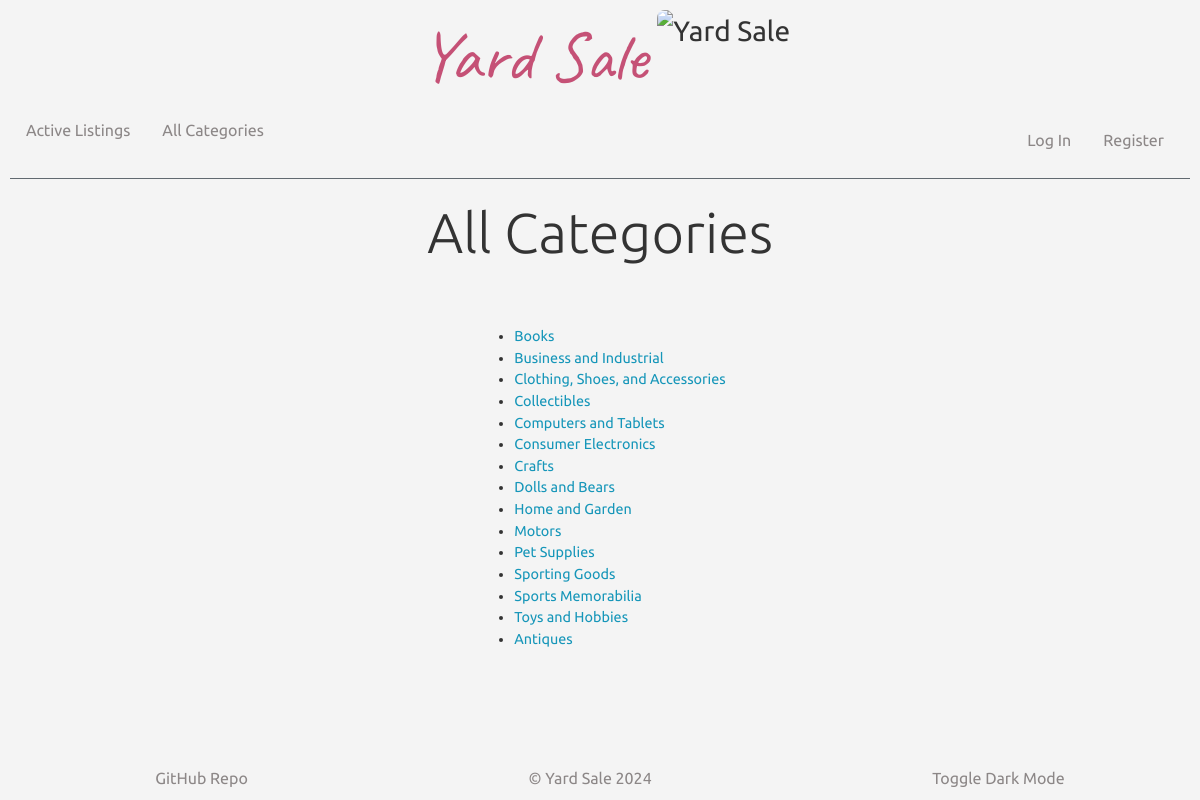
The page /categories on the database its author committed.
### auctions/models.py (models this page shows, shortened)
class Category(models.Model):
    category = models.CharField(max_length=64)
    description = models.TextField(blank=True)

### auctions/views.py (the view)
# urls.py: path('categories', views.categories, name="categories"),
def categories(request):
    categories = Category.objects.all()
    return render(request, "auctions/categories.html", {
        "categories": categories
    })

### auctions/templates/auctions/categories.html (shortened to what this page needs)
{% extends "auctions/layout.html" %} {% block title %} Categories {% endblock %}
 {% block body %}
<div class="categories-content">
  <h1>All Categories</h1>
  <ul>
    {% for category in categories %}
    <li class="categories-li">
      <a href="{% url 'category' category.id %}">{{ category.category }}</a>
    </li>
    {% endfor %}
  </ul>
</div>
{% endblock %}

### auctions/templates/auctions/layout.html (shortened to what this page needs)
{% load static %}
<!DOCTYPE html>
<html lang="en">
    <head>
        <link rel="stylesheet" href="https://stackpath.bootstrapcdn.com/bootstrap/4.4.1/css/bootstrap.min.css">
        <link href="{% static 'auctions/styles.css' %}" rel="stylesheet">
    </head>
    <body class="light-mode">
        <div class="hero">
            <h1 class="yard-sale">Yard Sale</h1>
            <img id="standard-hero" class="visible-hero" src="https://i.imgur.com/je1SZ7K.png" alt="Yard Sale" style="height:100px">
        </div>
        <div class="nav-container">
            <ul class="nav">
                {% if user.is_authenticated %}
                    {% block navbar %}{% endblock %}
                {% else %}
                    <li class="nav-item">
                        <a class="nav-link" href="{% url 'index' %}">Active Listings</a>
                    </li>
                    <li class="nav-item">
                        <a class="nav-link" href="{% url 'categories' %}">All Categories</a>
                    </li>
                {% endif %}
            </ul>
            <div class="user-status">
                {% if user.is_authenticated %}
                <a class="logout-link" href="{% url 'logout' %}">Log Out&nbsp;&nbsp;&nbsp;&nbsp;</a>
                    <span class="signed-in-as">Signed in as <strong>{{ user.username }}</strong></span>
                {% else %}
                    <ul class="nav">
                        <li class="nav-item">
                            <a class="nav-link" href="{% url 'login' %}">Log In</a>
                        </li>
                        <li class="nav-item">
                            <a class="nav-link" href="{% url 'register' %}">Register</a>
                        </li>
                    </ul>
                {% endif %}
            </div>
        </div>
        <hr class="divider">
        {% block body %}
        {% endblock %}
        <footer>
            <ul class="footer-links">
                <li>
                    <a class="footer-link" href="https://github.com/MyPetLobster/commerce">GitHub Repo</a>
                </li>
                <li>
                    <a class="footer-link" href="{% url 'index' %}">&copy; Yard Sale 2024</a>
                </li>
                <li>
                    <a id="theme-mode-toggle" class="footer-link" href="#">Toggle Dark Mode</a>
                </li>
            </ul>
        </footer>
    </body>
</html>

### auctions/static/auctions/styles.css (style rules this page uses)
.light-mode { background-color: #f4f4f4; color: #333; }
.yard-sale { padding: 0; font-family: "Caveat", cursive; font-size: 2.5em; color: #c55176; }
img { border-radius: 8px; }
h1, h2, h3 { font-weight: 300; text-align: center; }
h1 { font-size: 3.5em; }
body { position: relative; min-height: 100vh; padding: 10px; font-family: "Ubuntu", sans-serif; max-width: 100vw; overflow-x: hidden; }
hr { background-color: #6c757d; display: block; clear: both; margin-top: 8px; }
.nav-link, .logout-link, .footer-link { color: #8c8787; }
.hero { display: flex; flex-direction: row; justify-content: center; gap: 10px; font-size: 1.75em; justify-content: center; align-items: center; padding-left: 10px; }
.visible-hero { display: block; }
.nav-container { display: flex; flex-direction: row; justify-content: center; gap: 10px; justify-content: space-between; padding: 0px; margin: 0; }
.user-status { display: flex; flex-direction: row; justify-content: center; gap: 10px; justify-content: flex-end; gap: 10px; padding: 10px; }
footer { position: absolute; bottom: 0; }
footer ul { display: flex; flex-direction: row; justify-content: center; gap: 10px; width: 100vw; justify-content: space-around; padding: 10px; margin-bottom: 0; }
footer li { list-style-type: none; }
a { color: #1696b9; }
.categories-content { display: flex; flex-direction: column; align-items: center; gap: 10px; margin-top: 20px; }
.categories-content h1 { margin-bottom: 50px; }
.categories-li { font-size: 0.9em; }

### rows shown on the page
Category: category "Books"
Category: category "Business and Industrial"
Category: category "Clothing, Shoes, and Accessories"
Category: category "Collectibles"
Category: category "Computers and Tablets"
Category: category "Consumer Electronics"
Category: category "Crafts"
Category: category "Dolls and Bears"
Category: category "Home and Garden"
Category: category "Motors"
Category: category "Pet Supplies"
Category: category "Sporting Goods"
Category: category "Sports Memorabilia"
Category: category "Toys and Hobbies"
Category: category "Antiques"
